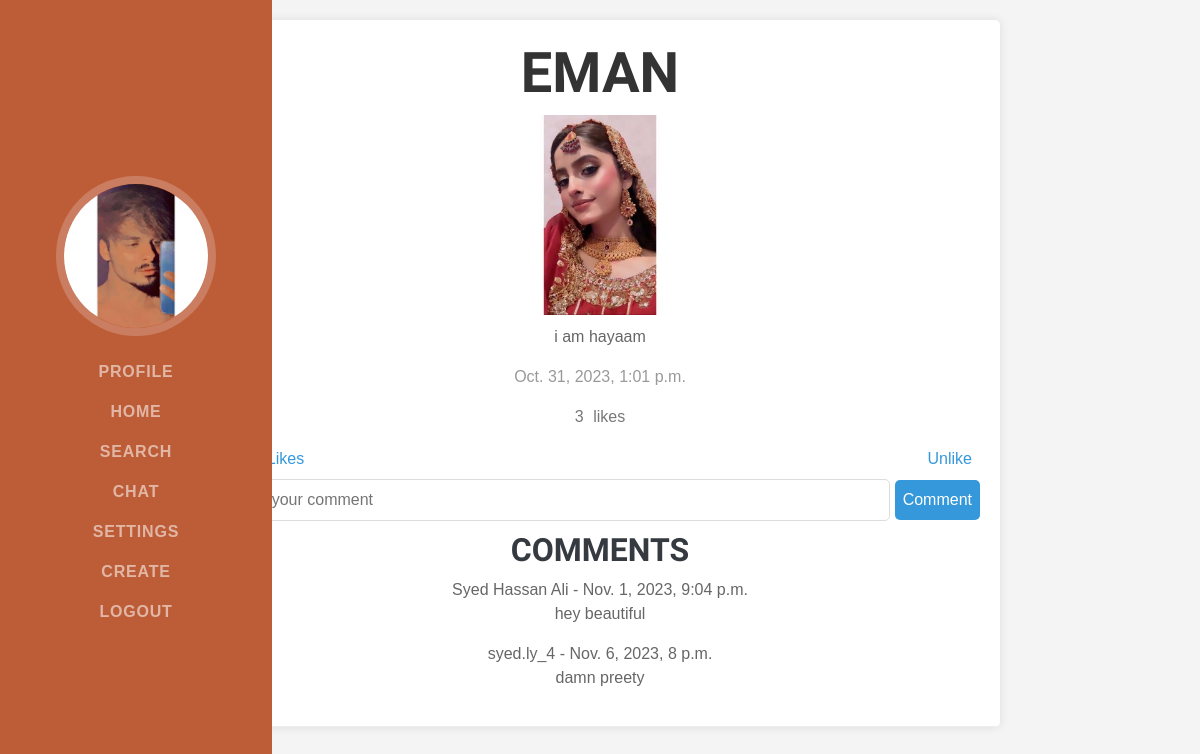
Screenshot of /home (signed in) with the database file from the repository.
### myapp/models.py (models this page shows, shortened)
class User(AbstractBaseUser, PermissionsMixin):
    email = models.EmailField(blank=True, unique=True, default='')
    name = models.CharField(max_length=50, null= False)
    f_name = models.CharField(max_length=50, null= False)
    l_name = models.CharField(max_length=50, null= False)
    phone_num = models.CharField(max_length=11, null= False)
    profile_img = models.ImageField(upload_to='myapp/images', blank=True, null=True)
    bio = models.CharField(max_length=50, default="hey there!")
    private_account = models.BooleanField(default=False)
    is_active = models.BooleanField(default=True)
    is_superuser = models.BooleanField(default=False)
    is_staff = models.BooleanField(default=False)
    date_joined = models.DateTimeField(default=timezone.now)
    last_login = models.DateTimeField(blank=True, null=True)
    objects = CustomUserManager()
    USERNAME_FIELD = 'email'
    EMAIL_FIELD = 'email'
    REQUIRED_FIELDS = []
    class Meta:
        verbose_name = 'User'
        verbose_name_plural = 'Users'

class Post(models.Model):
    post = models.ImageField(upload_to='posts')
    caption = models.CharField(max_length=250 ,blank=True, null=True)
    date = models.DateTimeField(auto_now_add=True)
    user = models.ForeignKey(User, on_delete=models.CASCADE)
    like = models.ManyToManyField(User, blank=True, related_name='liked_post')

class Comment(models.Model):
    post = models.ForeignKey(Post, on_delete=models.CASCADE)
    user = models.ForeignKey(User, on_delete=models.CASCADE)
    comment = models.CharField(max_length=255, blank=True, null=True)
    created_at = models.DateTimeField(auto_now_add=True)

### myapp/views.py (the view)
# urls.py: path('home', views.home, name='home'),
@login_required(login_url="/")
def home(request):
    friends = Friendship.objects.filter(from_user=request.user).values_list('to_user', flat=True)
    post = Post.objects.filter(user__in=friends).order_by('date')
    post_reversed = reversed(post)
    comments = Comment.objects.filter(post__in=post)
    context = {
        'Post':post_reversed,
        'Comment':comments,
    }
    return render(request,'home.html',context)

### templates/home.html (shortened to what this page needs)
{% extends 'base.html' %}
{% block body %}
<!DOCTYPE html>
<html lang="en">
<head>
</head>
<body>
    <center>
        {% for post in Post %}
        <div class="news-container">
            <div class="news-item">
                <h2>{{ post.user.name }}</h2>
                <a href="{{ post.post.url }}"><img src="{{ post.post.url }}" alt="post"></a>
                <p>{{ post.caption }}</p>
                <p class="timestamp">{{ post.date }}</p>
                <div class="likes">
                    <span class="like-count">{{ post.like.count }}</span> likes
                </div>
                <div class="interaction-buttons">
                    <a href="{% url 'viewlikes' post_id=post.id %}">View Likes</a>
                    {% if request.user in post.like.all %}
                    <a href="{% url 'like' post_id=post.id %}">Unlike</a>
                    {% else %}
                    <a href="{% url 'like' post_id=post.id %}">Like</a>
                    {% endif %}
                </div>
                <form action="{% url 'comments' post_id=post.id %}" method="post" class="comment-form">
                    <input for='comment' name="comment" id="comment" placeholder="Enter your comment" required>
                    <button type="submit">Comment</button>
                </form>
                <h3>Comments</h3>
                {% for comment in Comment %}
                {% if comment.post == post %}
                <p>{{ comment.user.name }} - {{ comment.created_at }}<br>{{ comment.comment }}</p>
                {% endif %}
                {% endfor %}
            </div>
        </div>
        {% endfor %}
    </center>
</body>
</html>
{% endblock body %}

### templates/base.html (shortened to what this page needs)
<!DOCTYPE html>
<html lang="en">
    <head>
    </head>
    <body id="page-top">
        <nav class="navbar navbar-expand-lg navbar-dark bg-primary fixed-top" id="sideNav">
            <a class="navbar-brand js-scroll-trigger" href="{{ user.profile_img.url }}">
                <span class="d-none d-lg-block"><img class="img-fluid img-profile rounded-circle mx-auto mb-2" src="{{ user.profile_img.url }}" alt="Profile Picture" /></span>
            </a>
            <div class="collapse navbar-collapse" id="navbarResponsive">
                <ul class="navbar-nav">
                    <li class="nav-item"><a class="nav-link js-scroll-trigger" href="profile">Profile</a></li>
                    <li class="nav-item"><a class="nav-link js-scroll-trigger" href="home">Home</a></li>
                    <li class="nav-item"><a class="nav-link js-scroll-trigger" href="search">Search</a></li>
                    <li class="nav-item"><a class="nav-link js-scroll-trigger" href="chat">Chat</a></li>
                    <li class="nav-item"><a class="nav-link js-scroll-trigger" href="settings">Settings</a></li>
                    <li class="nav-item"><a class="nav-link js-scroll-trigger" href="create">Create</a></li>
                    <li class="nav-item"><a class="nav-link js-scroll-trigger" href="logout">Logout</a></li>
                </ul>
            </div>
        </nav>
        <div class="content">
            {% block body %} {% endblock body  %}
        </div>
    </body>
</html>

### templates/home.html (style rules this page uses)
body { font-family: Arial, sans-serif; margin: 0; padding: 0; background-color: #f4f4f4; }
.news-container { max-width: 800px; margin: 20px auto; background-color: #fff; box-shadow: 0 0 10px rgba(0, 0, 0, 0.1); border-radius: 5px; overflow: hidden; }
.news-item { border-bottom: 1px solid #eee; padding: 20px; }
.news-item img { max-width: 100%; max-height: 200px; height: auto; border-radius: 5px; margin-bottom: 10px; }
h2 { color: #333; }
p { color: #666; }
.timestamp { color: #999; }
a { color: #3498db; text-decoration: none; }
.likes { margin-top: 10px; color: #777; }
.interaction-buttons { display: flex; justify-content: space-between; align-items: center; margin-top: 10px; }
.interaction-buttons a { padding: 8px; border-radius: 5px; cursor: pointer; color: #3498db; }
.like-count { margin-right: 5px; }
.comment-form { display: flex; align-items: center; }
.comment-form input { flex: 1; padding: 8px; border: 1px solid #ddd; border-radius: 5px; margin-right: 5px; }
.comment-form button { padding: 8px; border: none; border-radius: 5px; background-color: #3498db; color: #fff; cursor: pointer; }
h3 { margin-top: 10px; }

### rows the page displays
User: profile_img (picture)
Post: user.name "EMAN", post (picture), caption "i am hayaam", date "Oct. 31, 2023, 1:01 p.m.", like.count "3", shows "Unlike"
Comment: user.name "Syed Hassan Ali", created_at "Nov. 1, 2023, 9:04 p.m.", comment "hey beautiful"
Comment: user.name "syed.ly_4", created_at "Nov. 6, 2023, 8 p.m.", comment "damn preety"
